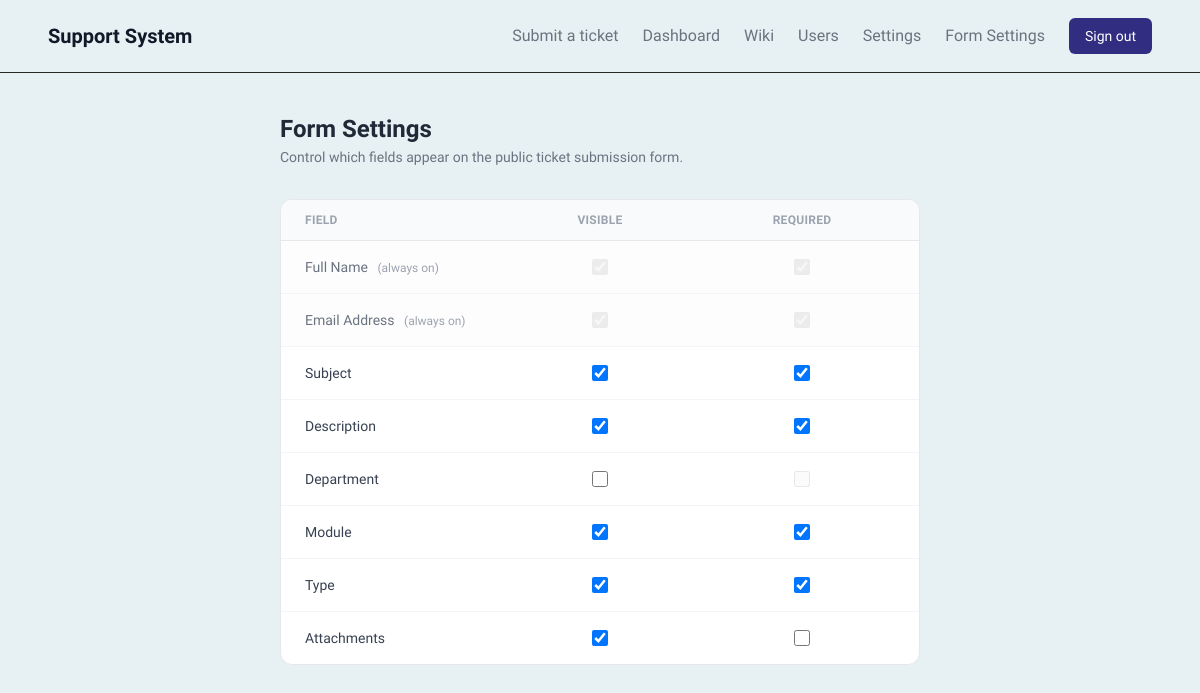
Screenshot of /admin/form-settings (signed in) with the database file from the repository.
### models/permission.py (models this page shows)
class UserPermission(db.Model):
    __tablename__ = 'user_permissions'
    id = db.Column(db.Integer, primary_key=True)
    user_id = db.Column(db.Integer, db.ForeignKey('users.id'), nullable=False)
    module = db.Column(db.String(50), nullable=False)  # e.g. 'Tickets', 'Wiki'
    can_view   = db.Column(db.Boolean, default=True)
    can_create = db.Column(db.Boolean, default=True)
    can_edit   = db.Column(db.Boolean, default=True)
    can_delete = db.Column(db.Boolean, default=False)
    can_assign = db.Column(db.Boolean, default=False)
    granted_by = db.Column(db.Integer, db.ForeignKey('users.id'), nullable=False)
    granted_at = db.Column(db.DateTime, default=datetime.utcnow)
    updated_at = db.Column(db.DateTime, default=datetime.utcnow, onupdate=datetime.utcnow)
    __table_args__ = (
        db.UniqueConstraint('user_id', 'module', name='uq_user_module_permission'),
    )
    user    = db.relationship('User', foreign_keys=[user_id], backref='permissions', lazy=True)
    granter = db.relationship('User', foreign_keys=[granted_by], backref='granted_permissions', lazy=True)

### routes/admin.py (the view)
@admin_bp.route('/form-settings')
@login_required
@require_permission('Form Settings', 'can_view')
def form_settings():
    form_field_config = get_form_config()
    return render_template('admin/form_settings.html', form_field_config=form_field_config)

### app.py (called while the page is built)
@app.after_request
def add_no_cache(response):
    response.headers['Cache-Control'] = 'no-cache, no-store, must-revalidate'
    response.headers['Pragma'] = 'no-cache'
    response.headers['Expires'] = '0'
    return response

### routes/admin.py (called while the page is built, shortened)
@admin_bp.context_processor
def admin_permissions():
    def _perm(module):
        return UserPermission.query.filter_by(
            user_id=current_user.id, module=module
        ).first()
    return dict(
        users_perm=_perm('Users'),
        settings_perm=_perm('Settings'),
        form_settings_perm=_perm('Form Settings'),
        reports_perm=_perm('Reports'),
    )

### services/form_service.py (called while the page is built)
def get_form_config() -> dict:
    config = {}
    for field in CONFIGURABLE_FIELDS:
        vis_row = Setting.query.filter_by(key=f'form_field_{field}_visible').first()
        req_row = Setting.query.filter_by(key=f'form_field_{field}_required').first()
        visible  = (vis_row.value == 'true') if vis_row else _DEFAULTS[field]['visible']
        required = (req_row.value == 'true') if req_row else _DEFAULTS[field]['required']
        config[field] = FieldConfig(visible=visible, required=required)
    return config

### templates/admin/form_settings.html (shortened to what this page needs)
{% extends "base.html" %}
{% block content %}
<div class="max-w-2xl mx-auto py-10 px-4">
  <div class="flex items-center gap-4 mb-8">
    <div>
      <h1 class="text-2xl font-semibold text-gray-800 playfair">Form Settings</h1>
      <p class="text-sm text-gray-500 mt-0.5">Control which fields appear on the public ticket submission form.</p>
    </div>
  </div>
  {% if form_settings_perm and form_settings_perm.can_view %}
  <div class="bg-white border border-gray-200 rounded-xl overflow-hidden">
    <div class="px-6 py-3 grid grid-cols-3 gap-4 bg-gray-50 border-b border-gray-200">
      <span class="text-xs font-semibold text-gray-400 uppercase tracking-wide">Field</span>
      <span class="text-xs font-semibold text-gray-400 uppercase tracking-wide text-center">Visible</span>
      <span class="text-xs font-semibold text-gray-400 uppercase tracking-wide text-center">Required</span>
    </div>
    <div class="divide-y divide-gray-100">
      {% for label in [('Full Name', 'name'), ('Email Address', 'email')] %}
      <div class="px-6 py-4 grid grid-cols-3 gap-4 items-center bg-gray-50/40">
        <span class="text-sm font-medium text-gray-500">
          {{ label[0] }}
          <span class="ml-1.5 text-xs text-gray-400 font-normal">(always on)</span>
        </span>
        <div class="flex justify-center">
          <input type="checkbox" checked disabled
                 class="h-4 w-4 rounded border-gray-300 text-indigo-600 opacity-40 cursor-not-allowed">
        </div>
        <div class="flex justify-center">
          <input type="checkbox" checked disabled
                 class="h-4 w-4 rounded border-gray-300 text-indigo-600 opacity-40 cursor-not-allowed">
        </div>
      </div>
      {% endfor %}
      {% set configurable = [
        ('Subject',     'subject'),
        ('Description', 'description'),
        ('Department',  'department'),
        ('Module',      'module'),
        ('Type',        'type'),
        ('Attachments', 'attachments'),
      ] %}
      {% for label, key in configurable %}
      {% set cfg = form_field_config[key] %}
      <div class="px-6 py-4 grid grid-cols-3 gap-4 items-center">
        <span class="text-sm font-medium text-gray-700">{{ label }}</span>
        <div class="flex justify-center">
          <input type="checkbox"
                 id="vis_{{ key }}"
                 {% if cfg.visible %}checked{% endif %}
                 onchange="onVisChange(this, '{{ key }}')"
                 class="h-4 w-4 rounded border-gray-300 text-indigo-600 focus:ring-indigo-500
                        disabled:cursor-not-allowed disabled:opacity-50 cursor-pointer">
        </div>
        <div class="flex justify-center">
          <input type="checkbox"
                 id="req_{{ key }}"
                 {% if cfg.required %}checked{% endif %}
                 {% if not cfg.visible or not form_settings_perm.can_edit %}disabled{% endif %}
                 onchange="autoSaveFormField('{{ key }}', 'required', this.checked)"
                 class="h-4 w-4 rounded border-gray-300 text-indigo-600 focus:ring-indigo-500
                        disabled:cursor-not-allowed disabled:opacity-50 cursor-pointer">
        </div>
      </div>
      {% endfor %}
    </div>
  </div>
  {% endif %}
</div>
{% endblock %}

### templates/base.html (style rules this page uses)
body { background: #e7f1f3; }

### rows the page displays
UserPermission: can_edit "☑" "☑" "☑" "☑" "☑", can_edit "☑" "☑" "☑" "☑"

### other values shown
{{ label[0] }} "Full Name" "Email Address"
{{ label }} "Subject" "Description" "Department" "Module" "Type" "Attachments"
